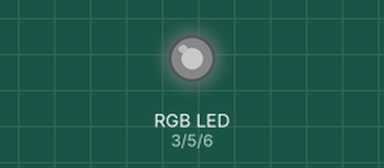
This sketch was run on a simulated Arduino Uno, built with avr-gcc and run on an emulated ATmega328P. Shown: an RGB LED mixed from three pins (HIGH = lit). Dim RGB values are drawn brighter than linear.

Above: at 0.05 s.
At 1.05 s:
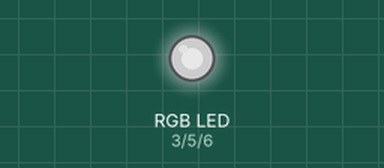
At 2.2 s:
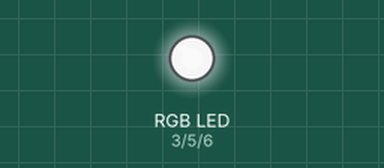
At 3.35 s:
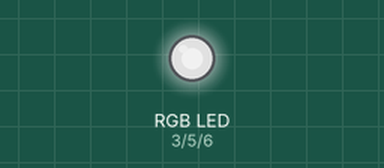
At 4.4 s:
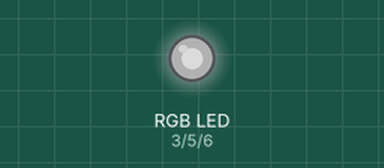
Timing chart, 0 to 6.4 s (numbered marks = the images above):
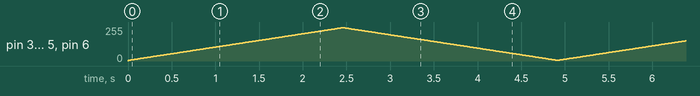

The sketch:

RGB_Led.ino
```cpp
const int R_LED = 3;
const int G_LED = 5;
const int B_LED = 6;

void setup() {
  // put your setup code here, to run once:
  Serial.begin(9600);

  pinMode(R_LED, OUTPUT);
  pinMode(G_LED, OUTPUT);
  pinMode(B_LED, OUTPUT);
}

void loop() {
  // put your main code here, to run repeatedly:
  for (int i = 5; i < 250; i++)
  {
    analogWrite(R_LED, i);
    analogWrite(G_LED, i);
    analogWrite(B_LED, i);
    delay(10);
  }
  for (int i = 250; i > 5; i--)
  {
    analogWrite(R_LED, i);
    analogWrite(G_LED, i);
    analogWrite(B_LED, i);
    delay(10);
  }
}
```
